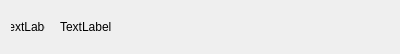
<?xml version="1.0" encoding="UTF-8"?>
<ui version="4.0">
 <class>Form</class>
 <widget class="QWidget" name="Form">
  <property name="geometry">
   <rect>
    <x>0</x>
    <y>0</y>
    <width>400</width>
    <height>54</height>
   </rect>
  </property>
  <property name="sizePolicy">
   <sizepolicy hsizetype="Preferred" vsizetype="Fixed">
    <horstretch>0</horstretch>
    <verstretch>0</verstretch>
   </sizepolicy>
  </property>
  <property name="windowTitle">
   <string>Form</string>
  </property>
  <layout class="QHBoxLayout" name="horizontalLayout">
   <property name="spacing">
    <number>15</number>
   </property>
   <item>
    <widget class="QLabel" name="iconLB">
     <property name="maximumSize">
      <size>
       <width>34</width>
       <height>34</height>
      </size>
     </property>
     <property name="text">
      <string>TextLabel</string>
     </property>
     <property name="scaledContents">
      <bool>true</bool>
     </property>
     <property name="alignment">
      <set>Qt::AlignCenter</set>
     </property>
    </widget>
   </item>
   <item>
    <widget class="QLabel" name="nameLB">
     <property name="text">
      <string>TextLabel</string>
     </property>
     <property name="alignment">
      <set>Qt::AlignLeading|Qt::AlignLeft|Qt::AlignVCenter</set>
     </property>
    </widget>
   </item>
  </layout>
 </widget>
 <resources/>
 <connections/>
</ui>
